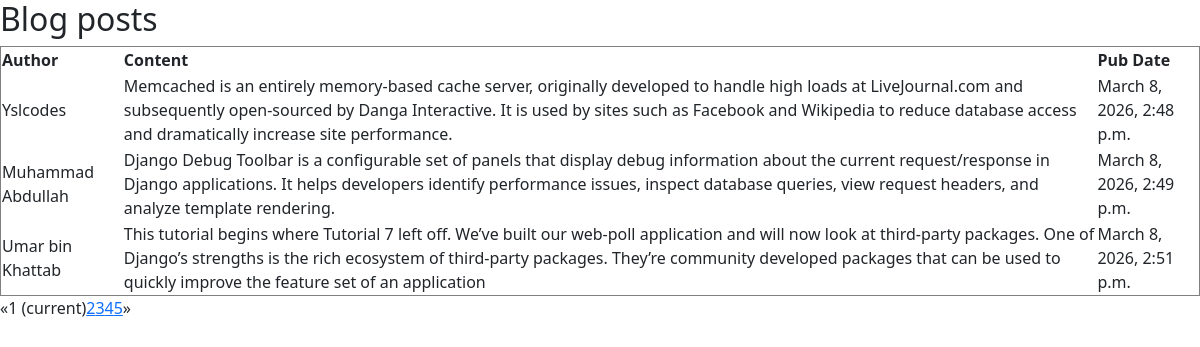
Screenshot of /cacheblog/blog/ with the database file from the repository.
### cacheblog/models.py (models this page shows)
class Blog(models.Model):
    author = models.CharField(blank=False, null=False)
    content = models.TextField()
    pub_date = models.DateTimeField(auto_now_add=True)

### cacheblog/views.py (the view)
# urls.py: path('blog/', views.paginated_blogposts),
def paginated_blogposts(request):
    posts_list = Blog.objects.all()
    page = request.GET.get('page', 1)
    paginator = Paginator(posts_list, 3)
    try:
        posts = paginator.page(page)
    except PageNotAnInteger:
        posts = paginator.page(1)
    except EmptyPage:
        posts = paginator.page(paginator.num_pages)
    return render(request, 'blog.html', {'posts': posts})

### cacheblog/templates/blog.html (shortened to what this page needs)
<!doctype html>
<html lang="en">
  <head>
    <link rel="stylesheet" href="https://cdn.jsdelivr.net/npm/bootstrap@5.3.8/dist/css/bootstrap.min.css">
  </head>
  <body>
    <h2>Blog posts</h2>
    <table border="1">
      <thead>
        <tr>
          <th>Author</th>
          <th>Content</th>
          <th>Pub Date</th>
        </tr>
      </thead>
      <tbody>
        {% for post in posts%}
        <tr>
          <td>{{post.author}}</td>
          <td>{{post.content}}</td>
          <td>{{post.pub_date}}</td>
        </tr>
        {% endfor %}
      </tbody>
    </table>
    {% if posts.has_other_pages %}
    <ul class="pagination">
        {% if users.has_previous%}
        <li><a href="?page={{posts.previous_post_number}}">&laquo;</a></li>
        {% else %}
         <li class="disabled"><span>&laquo;</span></li>
          {% endif %}
          {% for i in posts.paginator.page_range %}
           {% if posts.number == i %}
            <li class="active"><span>{{ i }} <span class="sr-only">(current)</span></span></li>
             {% else %}
             <li><a href="?page={{ i }}">{{ i }}</a></li>
             {% endif %}
             {% endfor %}
               {% if users.has_next %}
                 <li><a href="?page={{ posts.next_page_number }}">&raquo;</a></li>
                 {% else %}
                  <li class="disabled"><span>&raquo;</span></li>
                  {% endif %}
    </ul>
    {% endif %}
  </body>
</html>

### rows the page displays
Blog: author "Yslcodes", content "Memcached is an entirely memory-based cache server, originally developed to handle high loads at LiveJournal.com and subsequently open-sourced by Danga Interactive. It is used by sites such as Facebook and Wikipedia to reduce database access and dramatically increase site performance.", pub_date "March 8, 2026, 2:48 p.m."
Blog: author "Muhammad Abdullah", content "Django Debug Toolbar is a configurable set of panels that display debug information about the current request/response in Django applications. It helps developers identify performance issues, inspect database queries, view request headers, and analyze template rendering.", pub_date "March 8, 2026, 2:49 p.m."
Blog: author "Umar bin Khattab", content "This tutorial begins where Tutorial 7 left off. We’ve built our web-poll application and will now look at third-party packages. One of Django’s strengths is the rich ecosystem of third-party packages. They’re community developed packages that can be used to quickly improve the feature set of an application", pub_date "March 8, 2026, 2:51 p.m."

### other values shown
{{ i }} "1"
{{ i }} "2" "3" "4" "5"
